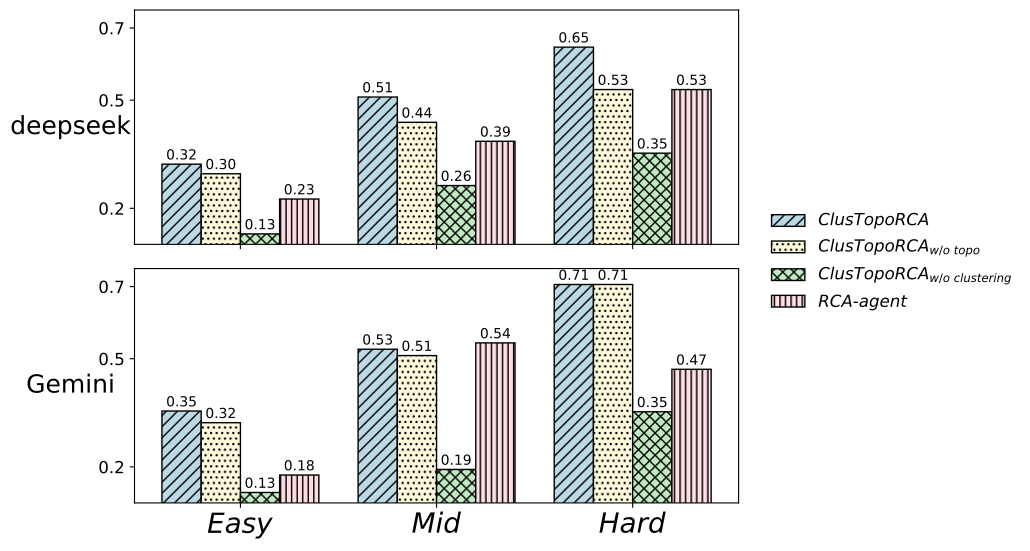

Source code (Python):
import matplotlib.pyplot as plt
import numpy as np

# ---------------------- 1. 数据准备 ----------------------
groups = [r'$Easy$', r'$Mid$', r'$Hard$']
models = ['M', 'M1', 'M2', 'M3']
new_legend_names = ['$ClusTopoRCA$', '$ClusTopoRCA_{w/o\ topo}$', '$ClusTopoRCA_{w/o\ clustering}$', '$RCA\\text{-}agent$']

deepseek_data = {
    'M': [0.3225, 0.5087, 0.6470],
    'M1': [0.2958, 0.4385, 0.5294],
    'M2': [0.1290, 0.2631, 0.3529],
    'M3': [0.2258, 0.3859, 0.5294]
}

gpt_data = {
    'M': [0.3548, 0.5263, 0.7058],
    'M1': [0.3225, 0.5087, 0.7058],
    'M2': [0.1290, 0.1929, 0.3529],
    'M3': [0.1774, 0.5438, 0.4705]
}

# color schemes
# styles = {
#     'M': {'hatch': '///', 'color': 'white', 'edgecolor': 'black'},
#     'M1': {'hatch': '...', 'color': 'white', 'edgecolor': 'black'},
#     'M2': {'hatch': 'xxx', 'color': 'white', 'edgecolor': 'black'},
#     'M3': {'hatch': '|||', 'color': 'white', 'edgecolor': 'black'}
# }
# styles = {
#     'M': {'hatch': '///', 'color': '#AED6F1', 'edgecolor': 'black'},
#     'M1': {'hatch': '...', 'color': '#D6EAF8', 'edgecolor': 'black'},
#     'M2': {'hatch': 'xxx', 'color': '#F5B7B1', 'edgecolor': 'black'},
#     'M3': {'hatch': '|||', 'color': '#E5E8E8', 'edgecolor': 'black'}
# }

# styles = {
#     'M': {'hatch': '///', 'color': '#DDDDDD', 'edgecolor': 'black'},
#     'M1': {'hatch': '...', 'color': '#BBBBBB', 'edgecolor': 'black'},
#     'M2': {'hatch': 'xxx', 'color': '#888888', 'edgecolor': 'black'},
#     'M3': {'hatch': '|||', 'color': '#EEEEEE', 'edgecolor': 'black'}
# }

styles = {
    'M': {'hatch': '///', 'color': "#BBD9E4", 'edgecolor': 'black'},
    'M1': {'hatch': '...', 'color': "#FEF8DB", 'edgecolor': 'black'},
    'M2': {'hatch': 'xxx', 'color': "#C0E8C0", 'edgecolor': 'black'},
    'M3': {'hatch': '|||', 'color': "#FFDBE1", 'edgecolor': 'black'}
}

bar_width = 0.15
group_gap = 0.75
x = np.arange(len(groups)) * group_gap

# ---------------------- 2. 全局字号设置 ----------------------
plt.rcParams.update({
    'font.size': 12,
    'axes.labelsize': 14,
    'axes.titlesize': 16,
    'xtick.labelsize': 20,
    'ytick.labelsize': 12,
    'legend.fontsize': 12,
    'figure.titlesize': 16
})

show_yticks = [0.2, 0.5, 0.7]
y_lim = (0.1, 0.75)

# ---------------------- 3. 绘图设置 ----------------------
fig, (ax1, ax2) = plt.subplots(2, 1, figsize=(9, 6), sharex=True)

# ---------------------- 4. 绘制 deepseek 子图 ----------------------
ax1.set_ylabel('deepseek', rotation=0, labelpad=20, ha='center', va='center', fontsize=18)
ax1.set_ylim(y_lim)
ax1.set_yticks(show_yticks)
ax1.tick_params(axis='y', labelsize=12)
for i, model in enumerate(models):
    ax1.bar(x + i * bar_width, deepseek_data[model], bar_width, 
            label=new_legend_names[i], **styles[model])

# ---------------------- 5. 绘制 gpt-4o 子图 ----------------------
ax2.set_ylabel('Gemini', rotation=0, labelpad=20, ha='center', va='center', fontsize=18)
ax2.set_ylim(y_lim)
ax2.set_yticks(show_yticks)
ax2.tick_params(axis='y', labelsize=12)
ax2.set_xticks(x + (len(models)-1)*bar_width/2)
ax2.set_xticklabels(groups)
ax2.tick_params(axis='x', labelsize=20)
for i, model in enumerate(models):
    ax2.bar(x + i * bar_width, gpt_data[model], bar_width, 
            **styles[model])

# ---------------------- 6. 添加数据标签（核心修改） ----------------------
def add_labels(ax, data):
    # 去掉所有条件判断，为所有柱子添加标签
    for i, model in enumerate(models):
        for j, val in enumerate(data[model]):
            ax.text(x[j] + i * bar_width, val + 0.005, f'{val:.2f}', 
                    ha='center', va='bottom', fontsize=10)

add_labels(ax1, deepseek_data)
add_labels(ax2, gpt_data)

# ---------------------- 7. 图例 ----------------------
handles, labels = ax1.get_legend_handles_labels()
fig.legend(handles, labels, loc='center left', bbox_to_anchor=(0.85, 0.5), 
           ncol=1, frameon=False, fontsize=12)

# ---------------------- 8. 保存与显示 ----------------------
plt.tight_layout(rect=[0, 0, 0.85, 0.95])  
plt.savefig('ablation_ClusTopo.pdf', dpi=300, bbox_inches='tight')
plt.show()
